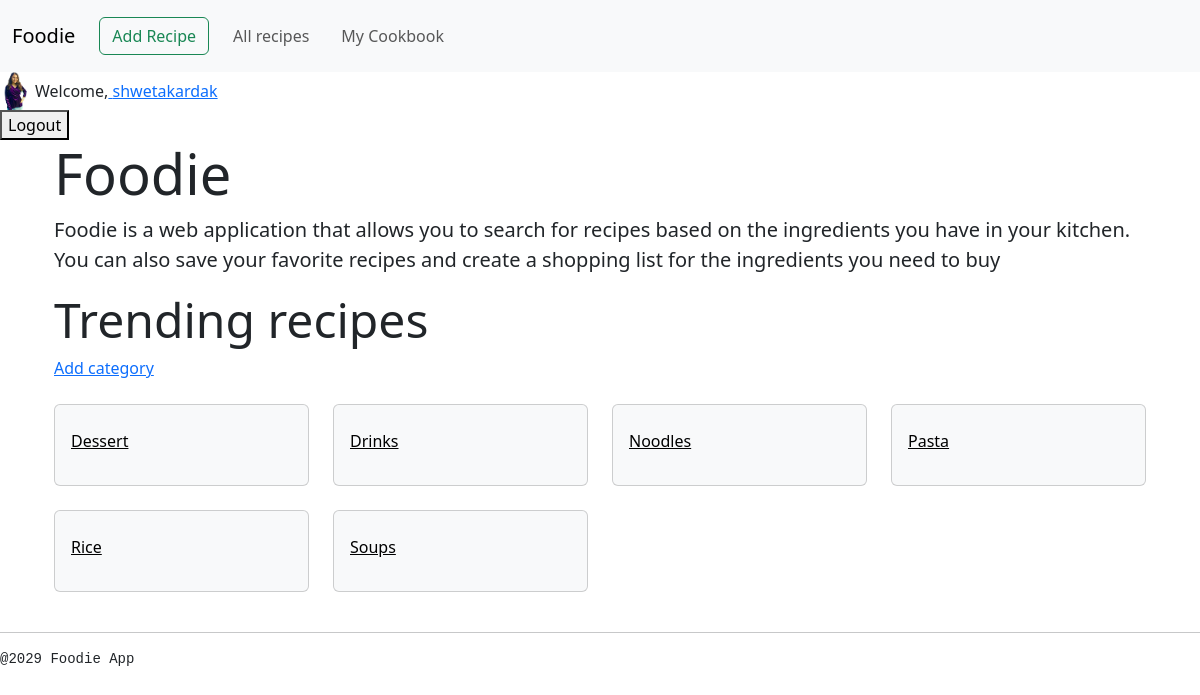
The app's page / (signed in) with its own data.
### accounts/models.py (models this page shows, shortened)
class UserProfile(models.Model):
    user=models.OneToOneField(User, on_delete=models.CASCADE,related_name="profile")
    bio=models.TextField(blank=True,null=True)
    date_created=models.DateTimeField(auto_now_add=True)
    profile_photo=models.ImageField(upload_to="profile_photos/",null=True,blank=True)

### foodie_app/models.py (models this page shows)
class Category(models.Model):
    name=models.CharField(max_length=100)
    class Meta:
        ordering=["name"] #display categpry in ascending order
    def __str__(self):
        return self.name

### foodie_app/views.py (the view)
# urls.py: path("", views.index, name="index"),
def index(request):
    categories= Category.objects.all()
    context={"categories": categories}
    return render(request,"foodie_app/index.html",context)

### foodie_app/templates/foodie_app/index.html (shortened to what this page needs)
{% extends "base.html" %}
{% load django_bootstrap5%}
{% block content %}
          <div class="container">
               <div class="col-md-12">
                    <h3 class="display-4">Foodie</h3>
                    <p class="lead">Foodie is a web application that allows you to search for recipes based on the ingredients you have in your kitchen.
                         You can also save your favorite recipes and create a shopping list for the ingredients you need to buy</p>
                    </div>
               </div>
               <div class="container">
                         <h6 class="display-5">Trending recipes</h6>
                         <a  href="{% url "foodie_app:add_category" %}">Add category</a>
               </div>
               <div class="container mt-4">
                    <div class="row">
                    {% for category in  categories %}
                         <div class="col-sm-6 col-md-4 col-lg-3 mb-4">
                              <div class="card h-100 text-bg-light mb-3">
                                        <a  class="card-title" href="{% url "foodie_app:recipes" category.id%}">
                                             <div class="card-body">
                                                  {{category}}</a>
                         </div></div></div>
                    {% endfor %}
{% endblock content %}

### templates/base.html (shortened to what this page needs)
<!DOCTYPE html>
<html lang="en">
<head>
    {% load django_bootstrap5 %}
    {% load static %}
    {% bootstrap_css %}
    <link href="{% static 'fontawesomefree/css/all.min.css' %}" rel="stylesheet" type="text/css">
</head>
<body>
    <nav class="navbar navbar-expand-lg bg-body-tertiary">
        <div class="container-fluid">
          <a class="navbar-brand" href="{% url "foodie_app:index" %}">Foodie</a>
          <a class="navbar-link btn btn-outline-success m-2" href="{% url "foodie_app:add_recipe" %}">Add Recipe</a>
          <div class="collapse navbar-collapse" id="navbarNav">
            <ul class="navbar-nav">
              <li class="nav-item">
                <a class="nav-link btn btn-outline-success m-2" aria-current="page" href="{% url "recipes:index" %}">All recipes</a>
              </li>
              <ul class="navbar-nav">
                <li class="nav-item">
                  <a class="nav-link btn btn-outline-success m-2" aria-current="page" href="{% url "recipes:favorite_recipes" %}">My Cookbook</a>
                </li></ul></div>
        </div>
      </nav>
    <main>
    <header>
        {% if user.is_authenticated %}
            <li class="nav-item d-flex align-items-center">
              {% if user.profile.profile_photo %}
                 <img src="{{ user.profile.profile_photo.url}}"
                  alt="Profile"
                  style="width:30px; height:30px: border-radius: 50%; margin-right: 5px;">
              {% endif %}
               <span class="nav-text me-2"> Welcome,<a href="{% url "accounts:edit_user_profile"%}"> {{ user.username }}</a></span>
          </li>
        <div>
            <form action="{% url "accounts:logout" %}" method="post">
                <button type="submit">Logout</button>
            </form>
            {% endif %}
        </div>
    </header>
    <div class="container">
        {% block content %}
        {% endblock content %}
    </main>
    <div>
        <hr>
        <footer>
            <pre>@2029 Foodie App</pre>
        </footer>
    </div>
</body>
</html>

### records on screen
Category: name "Dessert"
Category: name "Drinks"
Category: name "Noodles"
Category: name "Pasta"
Category: name "Rice"
Category: name "Soups"

### other values on screen
{{ user.username }} "shwetakardak"
